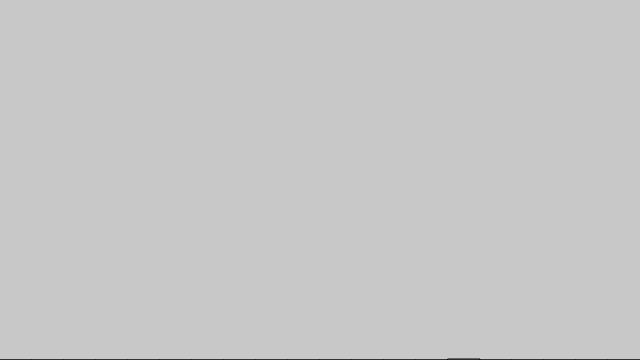
Frame 1 (no input)
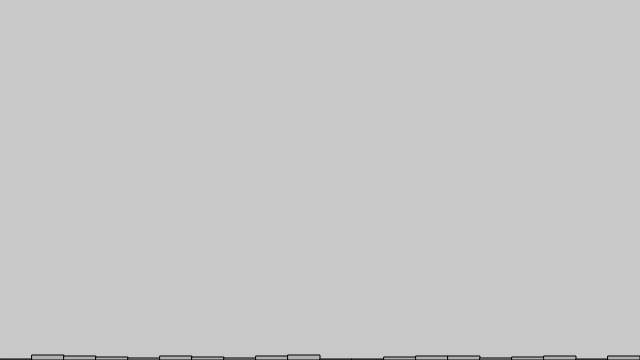
Frame 60 (no input)
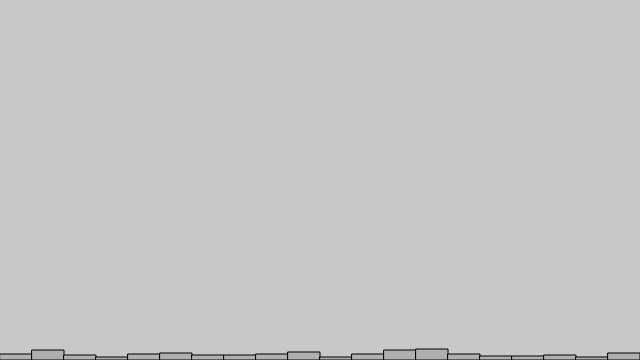
Frame 120 (the mouse pressed at the canvas centre since frame 60)

The p5.js sketch that drew these frames (run headless with seeded random() and noise() and a simulated clock; from frame 60 on, the mouse is pressed at the canvas centre):

// p5.js sketch
// ── sketch.js
// フレーム更新毎にランダムに選ばれたrandomCounts配列のキーの値がインクリメントされる
// 結果を見ると、random関数は数値を均等に生成することがわかる

let randomCounts = [];
let total = 20;

function setup() {
	createCanvas(640, 360);
	background(255);
	for (let i = 0; i < total; i++) {
		randomCounts[i] = 0;
	}
}

function draw() {
	background(200);
	let index = int(random(randomCounts.length));
	randomCounts[index]++;
	stroke(0);
	fill(175);
	let w = width / randomCounts.length;
	randomCounts.forEach((_, x) => {
		rect(x * w, height - randomCounts[x], w, randomCounts[x]);
	});
}
